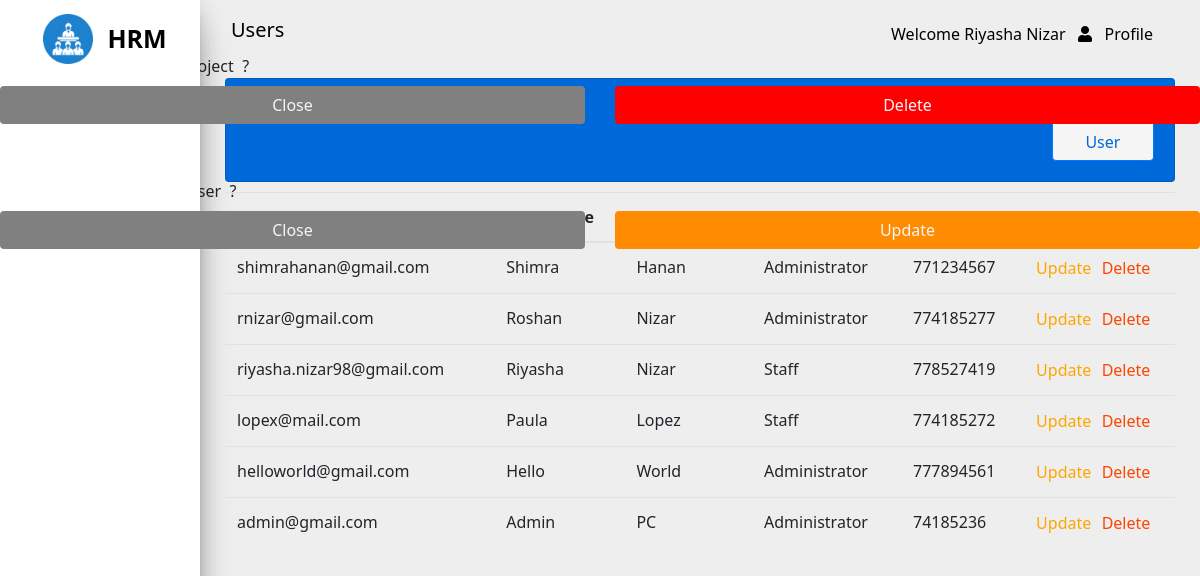
/pages/users/index.php (signed in), run on the app's committed database.
### tables this page shows
CREATE TABLE IF NOT EXISTS `user` (
  `firstname` varchar(65) NOT NULL,
  `lastname` varchar(65) NOT NULL,
  `email` varchar(200) NOT NULL,
  `password` varchar(65) NOT NULL,
  `role` tinyint NOT NULL,
  `contactno` int DEFAULT NULL,
  `gender` tinyint(1) NOT NULL,
  `changed` tinyint(1) NOT NULL,
  PRIMARY KEY (`email`)
);

### core/services/common-service.php (called while the page is built, shortened)
<?php
    function getUsername() {
        return $_SESSION["fullname"];
    }
    function getRole($num) {
        if($num == 0) {
            return "Administrator";
        } else if($num == 1) {
            return "Staff";
        }  else {
            return "N/A";
        }
    }
?>

### core/services/user-service.php (called while the page is built, shortened)
<?php
    function getAllUsers($conn) {
        $query = "SELECT * FROM user ORDER BY 1 DESC";
        return $conn->query($query);
    }
?>

### pages/users/index.php (the view, shortened to what this page needs)
<?php
    require '../../core/services/common-service.php';
    require '../../core/services/user-service.php';
?>
<!DOCTYPE html>
<html lang="en">
<head>
    <link rel="stylesheet" href="https://use.fontawesome.com/releases/v5.7.0/css/all.css"
>
    <link rel="stylesheet" href="../../assets/css/common.css" />
    <link rel="stylesheet" href="../../assets/css/users.css" />
</head>
<body>
    <div class="row max-width">
        <div class="col-md-2 side-content">
            <img src="../../assets/images/hrm.png" width="50px" />
            <label>HRM</label>
            <br />
        </div>
        <div class="col-md-10 nav-content">
            <nav class="navbar">
                <label class="navbar-brand">Users</label>
                <div class="dropdown">
                    <button class="dropbtn" onclick="showDropDown()">
                        Welcome <?php echo getUserName();?> &nbsp
                        <span class="fa fa-user" onclick="showDropDown()"></span> &nbsp Profile
                    </button>
                </div>
            </nav>
            <div class="column maintain-paddings">
                <div class="card main-card">
                    <div class="row more-top-margin">
                        <div class="col-md-9">
                            <h4>View Users</h4>
                        </div>
                        <div class="col-md-3">
                            <a href="./create.php" class="btn btn-primary btn-small">Create User</a>
                        </div>
                    </div>
                </div>
                <div class="slight-top-margin">
                    <table class="table">
                        <thead>
                            <tr>
                                <th>Email Address</th>
                                <th>First Name</th>
                                <th>Last Name</th>
                                <th>Roles</th>
                                <th>Contact No</th>
                                <th>Action</th>
                            </tr>
                        </thead>
                        <tbody>
                            <?php
                                $result = getAllUsers($conn);
                                $count = 0;
                                while($row = mysqli_fetch_assoc($result)) {
                            ?>
                            <tr>
                                <td id="<?php echo 'name'.$count;?>"><?php echo $row["email"];?></td>
                                <td><?php echo $row["firstname"];?></td>
                                <td><?php echo $row["lastname"];?></td>
                                <td><?php echo getRole($row["role"]);?></td>
                                <td><?php echo $row["contactno"] ?? "N/A";?></td>
                                <td>
                                    <div class="row center">
                                        <form method="POST" action="../../core/services/user-services.php">
                                            <input type="button" data-toggle="modal" data-target="#deleteModal"
                                                class="btn-small btn-r btn-d" name="btnDelete"
                                                onclick="deleteUser(<?php echo 'name'.$count;?>)" value="Delete" />
                                            <input type="button" data-toggle="modal" data-target="#updateModal"
                                                class="btn-small btn-r btn-u" name="btnUpdate"
                                                onclick="updateUser(<?php echo 'name'.$count;?>)" value="Update" />
                                        </form>
                                    </div>
                                </td>
                            </tr>
                            <?php
                                $count++;
                                }
                            ?>
                        </tbody>
                    </table>
                </div>
            </div>
        </div>
    </div>
    <div id="deleteUserModal" class="modal">
        <form method="POST" action="../../core/services/user-service.php" class="modal-content">
            <div class="modal-header">
                <span class="close" onclick="closeDeleteModal()">&times;</span>
                <h3 class="modal-title" id="deleteModalLabel">Delete User</h3>
            </div>
            <div class="modal-body">
                <label>Do you want delete this project </label>
                <label>?</label>
            </div>
            <div class="modal-footer">
                <div class="row">
                    <div class="col-md-6">
                        <button type="button" class="btn btn-secondary" onclick="closeDeleteModal()">Close</button>
                    </div>
                    <div class="col-md-6">
                        <button type="submit" class="btn btn-danger" name="btnDelete">Delete</button>
                    </div>
                </div>
            </div>
        </form>
    </div>
    <div id="updateUserModal" class="modal">
        <form method="POST" action="../../core/services/user-service.php" class="modal-content">
            <div class="modal-header">
                <span class="close" onclick="closeUpdateModal()">&times;</span>
                <h3 class="modal-title" id="updateModalLabel">Update User</h3>
            </div>
            <div class="modal-body">
                <label>Do you want update this user </label>
                <label>?</label>
            </div>
            <div class="modal-footer">
                <div class="row">
                    <div class="col-md-6">
                        <button type="button" class="btn btn-secondary" onclick="closeUpdateModal()">Close</button>
                    </div>
                    <div class="col-md-6">
                        <button type="submit" class="btn btn-warning" name="btnUpdateData">Update</button>
                    </div>
                </div>
            </div>
        </form>
    </div>
</body>
</html>

### assets/css/common.css (style rules this page uses)
body { background-color: #eee; margin: 0; font-family: "Segoe UI","Roboto","Helvetica Neue",Arial,"Noto Sans",sans-serif,"Apple Color Emoji","Segoe UI Emoji","Segoe UI Symbol","Noto Color Emoji"; font-size: 1rem; font-weight: 400; line-height: 1.5; color: #212529; text-align: left; }
.row { display: flex; flex-wrap: wrap; margin-right: -15px; margin-left: -15px; }
.col-md, .col-md-1, .col-md-10, .col-md-11, .col-md-12, .col-md-2, .col-md-3, .col-md-4, .col-md-5, .col-md-6, .col-md-7, .col-md-8, .col-md-9, .col-md-auto { position: relative; width: 100%; padding-right: 15px; padding-left: 15px; }
@media only screen and (min-width: 768px) { .col-md-2 { max-width: 16.666667%; } }
@media only screen and (min-width: 768px) { .col-md-3 { max-width: 25%; } }
@media only screen and (min-width: 768px) { .col-md-6 { max-width: 50%; } }
@media only screen and (min-width: 768px) { .col-md-9 { max-width: 75%; } }
@media only screen and (min-width: 768px) { .col-md-10 { max-width: 83.333333%; } }
nav { display: block; }
.btn { display: inline-block; font-weight: 400; color: #212529; text-align: center; vertical-align: middle; user-select: none; background-color: transparent; border: 1px solid transparent; padding: .375rem .75rem; font-size: 1rem; line-height: 1.5; border-radius: .25rem; transition: color .15s ease-in-out,background-color .15s ease-in-out,border-color .15s ease-in-out,box-shadow .15s ease-in-out; }
a { color: #007bff; text-decoration: none; background-color: transparent; }
.navbar { position: relative; display: flex; flex-wrap: wrap; align-items: center; justify-content: space-between; padding: .5rem 1rem; }
.navbar-brand { color: black !important; }
.navbar-brand { display: inline-block; padding-top: .3125rem; padding-bottom: .3125rem; margin-right: 1rem; font-size: 1.25rem; line-height: inherit; white-space: nowrap; }
.dropdown, .dropleft, .dropright, .dropup { position: relative; }
.dropdown .dropbtn { cursor: pointer; font-size: 16px; border: none; outline: none; color: black; padding: 14px 16px; background-color: inherit; font-family: inherit; margin: 0; }
[type=button]:not(:disabled), [type=reset]:not(:disabled), [type=submit]:not(:disabled), button:not(:disabled) { cursor: pointer; }
button, select { text-transform: none; }
button, input { overflow: visible; }
button, input, optgroup, select, textarea { margin: 0; font-family: inherit; font-size: inherit; line-height: inherit; }
button { border-radius: 0; }
.btn-primary:hover, .btn-primary { color: #fff; background-color: #0069d9; border-color: #0062cc; }
label { display: inline-block; margin-bottom: .5rem; }
nav { background-color: transparent; }
.card { padding: 10px; }
.card { position: relative; display: flex; -ms-flex-direction: column; flex-direction: column; min-width: 0; word-wrap: break-word; background-color: #fff; background-clip: border-box; border: 1px solid rgba(0,0,0,.125); border-radius: .25rem; }
.h4, h4 { font-size: 1.5rem; }
.h1, .h2, .h3, .h4, .h5, .h6, h1, h2, h3, h4, h5, h6 { margin-bottom: .5rem; font-weight: 500; line-height: 1.2; }
h1, h2, h3, h4, h5, h6 { margin-top: 0; margin-bottom: .5rem; }
button, input, select { margin: 0; font-family: inherit; font-size: inherit; line-height: inherit; }
.table { width: 100%; margin-bottom: 1rem; color: #212529; }
table { border-collapse: collapse; }
.table thead th { vertical-align: bottom; border-bottom: 2px solid #dee2e6; }
.table td, .table th { padding: .75rem; vertical-align: top; border-top: 1px solid #dee2e6; }
th { text-align: inherit; }
.side-content { background-color: #fff; max-height: 100%; height: 100%; position: fixed; top: 0; bottom: 0; left: 0; text-align: center; font-weight: bold; padding-top: 20px; box-shadow: 0px 16px 36px -12px rgb(0 0 0 /56%), 0 4px 25px 0px rgb(0 0 0 / 12%), 0 8px 10px -5px rgb(0 0 0 /20%) }
.side-content label { color: black; font-size: 25px; }
.side-content img { margin-right: 10px; margin-left: 10px; margin-top:-10px; }
.btn { width: 100%; }
.nav-content { position: absolute; right: 0; top: 0; float: right; width: calc(100% - 200px); height: 100%; max-height: 100%; }
.maintain-paddings { padding:10px; }
img { vertical-align: middle; border-style: none; }
.btn-primary { color: #fff; background-color: #007bff; border-color: #007bff; }
.btn-danger { background-color: red; color: whitesmoke; }
.btn-warning { background-color: darkorange; color: whitesmoke; }
.btn-secondary { background-color: grey; color: whitesmoke; }

### data on the page
user: email "shimrahanan@gmail.com", firstname "Shimra", lastname "Hanan", role "Administrator", contactno "771234567"
user: email "rnizar@gmail.com", firstname "Roshan", lastname "Nizar", role "Administrator", contactno "774185277"
user: email "riyasha.nizar98@gmail.com", firstname "Riyasha", lastname "Nizar", role "Staff", contactno "778527419"
user: email "lopex@mail.com", firstname "Paula", lastname "Lopez", role "Staff", contactno "774185272"
user: email "helloworld@gmail.com", firstname "Hello", lastname "World", role "Administrator", contactno "777894561"
user: email "admin@gmail.com", firstname "Admin", lastname "PC", role "Administrator", contactno "74185236"

### other printed values
getUserName() "Riyasha Nizar"
